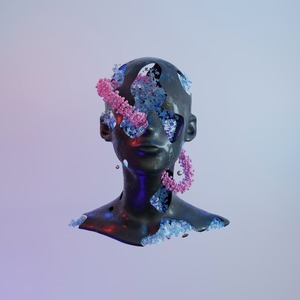
#> input picture data/sculpture_image.jpg, 300 x 300 px, found by its file name
$ python fourier_transform.py
#> lines starting #> are read from the running program, lines starting #| are printed output that depends on the picture
import cv2
import numpy as np

img = cv2.imread('data/sculpture_image.jpg', cv2.IMREAD_GRAYSCALE)
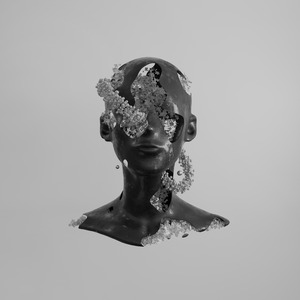
#> img: shape (300, 300); min 0, max 215, mean 167.9
print(img.shape)
#| (300, 300)

cv2.imshow("image", img)

cv2.waitKey(0)
